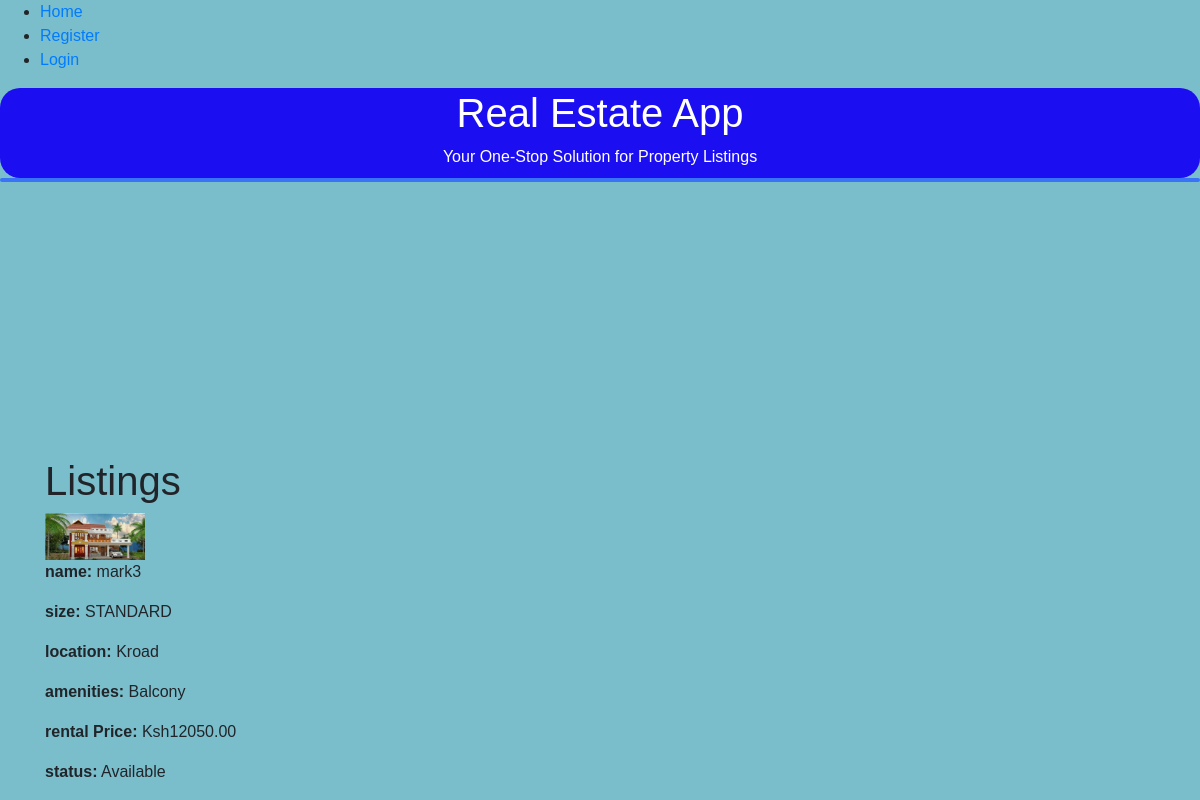
The app's page /retrieve_listing/1/ with its own data.
### coreApp/models.py (models this page shows, shortened)
class Property_model(models.Model):
    user = models.ForeignKey(User, on_delete=models.CASCADE, related_name='property')
    property_name = models.CharField(max_length=255)
    location = models.CharField(max_length=50)
    image = models.ImageField(blank=True, null=True)
    rental_price = models.DecimalField(max_digits=10, decimal_places=2)
    security_deposit = models.DecimalField(max_digits=10, decimal_places=2)
    start_date = models.start_date = datetime.now()
    end_date = models.end_date = datetime.now()
    duration = models.DurationField()
    date_paid = models.DateField(blank=True, null=True)
    AMENITIES_CHOICES = [
        ('Balcony','Balcony'),
        ('Gym','Gym'),
        ('SwimmingPool','SwimmingPool')]
    STATUS_CHOICES=[
        ('Available','Available'),
        ('Occupied', 'Occupied') ]
    HOUSE_SIZE = [('STANDARD','STANDARD'),
                  ('Spacious','Spacious')]
    TYPE_OF_HOUSE =[('Singleroom','Singleroom'),
                    ('Bedsitter','Bedsitter'),
                    ('Onebedroom','Onebedroom'),
                    ('Twobedroom','Twobedroom'),
                    ('Threebedroom','Threebedroom'),
                    ('Fourbedroom','Fourbedroom'),
                    ('Studio','Studio'),
                    ('Commercialshops','Commercialshops')]
    amenities = models.TextField(choices=AMENITIES_CHOICES)
    status = models.TextField(choices=STATUS_CHOICES)
    house_type = models.CharField(max_length=50,choices=TYPE_OF_HOUSE)
    size = models.CharField(max_length=50,choices=HOUSE_SIZE)

### coreApp/views.py (the view)
# urls.py: path('retrieve_listing/<int:pk>/', listing_retrieve, name ='retrieve_listing'),
def listing_retrieve(request, pk):
    listing = Property_model.objects.get(id=pk)
    context = {
        "listing": listing
    }
    return render (request,"listing_retrieve.html", context)

### coreApp/templates/listing_retrieve.html (shortened to what this page needs)
{% include 'commons/base.html' %}
{% block content %}
<div class="container">
    <h1>Listings</h1>
    <div class="listings">
            <div class="listing">
                <img src="{{ listing.image.url }}" alt="{{ listing.property_name }}" width="100">
                <p><strong>name:</strong> {{ listing.property_name }}</p>
                <p><strong>size:</strong> {{ listing.size }}</p>
                <p><strong>location:</strong> {{ listing.location }}</p>
                <p><strong>amenities:</strong> {{ listing.amenities }}</p>
                <p><strong>rental Price:</strong> Ksh{{ listing.rental_price }}</p>
                <p><strong>status:</strong> {{ listing.status }}</p>
            </div>
    </div>
</div>
{% endblock %}

### accounts/templates/commons/base.html (style rules this page uses)
body { display: flex; flex-direction: column; min-height: 100vh; margin: 0; font-family: Arial, sans-serif; background-color: #7abecc; }

### records on screen
Property_model: image (picture), property_name "mark3", size "STANDARD", location "Kroad", amenities "Balcony", rental_price "12050.00", status "Available"
